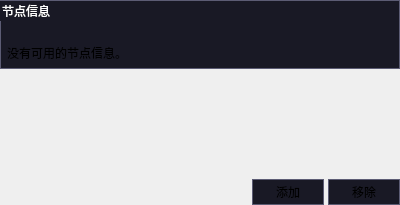
<?xml version="1.0" encoding="UTF-8"?>
<ui version="4.0">
 <class>qMRMLNodeAttributeTableWidget</class>
 <widget class="QWidget" name="qMRMLNodeAttributeTableWidget">
  <property name="geometry">
   <rect>
    <x>0</x>
    <y>0</y>
    <width>400</width>
    <height>205</height>
   </rect>
  </property>
  <property name="windowTitle">
   <string>qMRMLNodeAttributeTableWidget</string>
  </property>
  <property name="styleSheet">
   <string notr="true">QPushButton#AddAttributeButton,
QPushButton#RemoveAttributeButton{
	width: 64px;
	height: 24px;
	background: #191925;
	border: 1px solid #5c5c74;
	font: 10pt &quot;Microsoft YaHei&quot;;
}

QPushButton#AddAttributeButton:hover,
QPushButton#RemoveAttributeButton:hover{
	background-color: #5C5C74;
}

QLabel#MRMLNodeInfoLabel
{
	font: 10pt &quot;Microsoft YaHei&quot;;
}

QGroupBox#NodeInformationGroupBox{
	
	background-color: #191925;
	border: 1px solid #5c5c74;
	color: rgb(255, 255, 255);
}</string>
  </property>
  <layout class="QGridLayout" name="gridLayout">
   <property name="leftMargin">
    <number>0</number>
   </property>
   <property name="topMargin">
    <number>0</number>
   </property>
   <property name="rightMargin">
    <number>0</number>
   </property>
   <property name="bottomMargin">
    <number>0</number>
   </property>
   <property name="spacing">
    <number>4</number>
   </property>
   <item row="2" column="0">
    <widget class="qMRMLNodeAttributeTableView" name="MRMLNodeAttributeTableView" native="true">
     <property name="sizePolicy">
      <sizepolicy hsizetype="Preferred" vsizetype="MinimumExpanding">
       <horstretch>0</horstretch>
       <verstretch>1</verstretch>
      </sizepolicy>
     </property>
     <property name="maximumSize">
      <size>
       <width>580</width>
       <height>16777215</height>
      </size>
     </property>
    </widget>
   </item>
   <item row="3" column="0">
    <layout class="QHBoxLayout" name="horizontalLayout">
     <item>
      <spacer name="horizontalSpacer">
       <property name="orientation">
        <enum>Qt::Horizontal</enum>
       </property>
       <property name="sizeHint" stdset="0">
        <size>
         <width>40</width>
         <height>20</height>
        </size>
       </property>
      </spacer>
     </item>
     <item>
      <widget class="QPushButton" name="AddAttributeButton">
       <property name="minimumSize">
        <size>
         <width>72</width>
         <height>0</height>
        </size>
       </property>
       <property name="toolTip">
        <string>Add blank row to the table. The attribute is added to the MRML node when the name and value is set</string>
       </property>
       <property name="text">
        <string>添加</string>
       </property>
      </widget>
     </item>
     <item>
      <widget class="QPushButton" name="RemoveAttributeButton">
       <property name="minimumSize">
        <size>
         <width>72</width>
         <height>0</height>
        </size>
       </property>
       <property name="toolTip">
        <string>Remove selected attribute(s)</string>
       </property>
       <property name="text">
        <string>移除</string>
       </property>
      </widget>
     </item>
    </layout>
   </item>
   <item row="1" column="0">
    <widget class="ctkCollapsibleGroupBox" name="NodeInformationGroupBox">
     <property name="title">
      <string>节点信息</string>
     </property>
     <property name="collapsed" stdset="0">
      <bool>false</bool>
     </property>
     <layout class="QVBoxLayout" name="verticalLayout">
      <property name="spacing">
       <number>10</number>
      </property>
      <property name="leftMargin">
       <number>4</number>
      </property>
      <property name="topMargin">
       <number>24</number>
      </property>
      <property name="rightMargin">
       <number>4</number>
      </property>
      <property name="bottomMargin">
       <number>4</number>
      </property>
      <item>
       <widget class="QLabel" name="MRMLNodeInfoLabel">
        <property name="maximumSize">
         <size>
          <width>580</width>
          <height>16777215</height>
         </size>
        </property>
        <property name="text">
         <string>没有可用的节点信息。</string>
        </property>
        <property name="wordWrap">
         <bool>true</bool>
        </property>
        <property name="textInteractionFlags">
         <set>Qt::LinksAccessibleByMouse|Qt::TextSelectableByMouse</set>
        </property>
       </widget>
      </item>
     </layout>
    </widget>
   </item>
  </layout>
 </widget>
 <customwidgets>
  <customwidget>
   <class>ctkCollapsibleGroupBox</class>
   <extends>QGroupBox</extends>
   <header>ctkCollapsibleGroupBox.h</header>
   <container>1</container>
  </customwidget>
  <customwidget>
   <class>qMRMLNodeAttributeTableView</class>
   <extends>QWidget</extends>
   <header>qMRMLNodeAttributeTableView.h</header>
  </customwidget>
 </customwidgets>
 <resources/>
 <connections/>
</ui>
